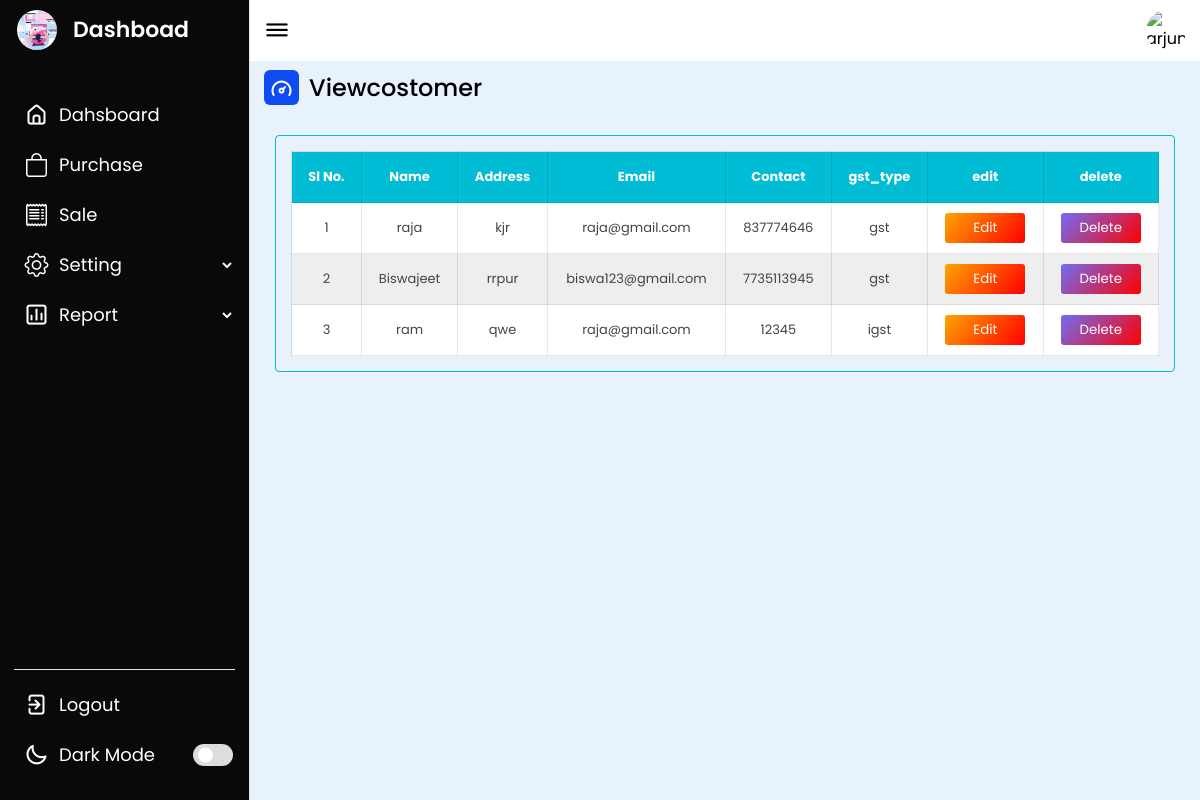
/viewcostomer.php (signed in), run on the app's committed database.
### tables this page shows
CREATE TABLE `costomer_master` (
  `costomer_id` int(100) NOT NULL,
  `costomer_name` varchar(100) NOT NULL,
  `costomer_address` varchar(100) NOT NULL,
  `costomer_email` varchar(100) NOT NULL,
  `costomer_contact` varchar(100) NOT NULL,
  `gst_type` varchar(100) NOT NULL
);

### viewcostomer.php (the view, shortened to what this page needs)
<?php
     include 'db.php';
     ?>
<!DOCTYPE html>
<html lang="en">
<head>
    <link rel="stylesheet" href="css/mystyle.css">
</head>
<body>
<?php
	include 'navbar.php';
	?>
    <section class="dashboard">
    <div class="top">
            <i class="uil uil-bars sidebar-toggle"></i>
            <img src="images/profile.jpeg" alt="arjun">
        </div>
        <div class="dash-content">
            <div class="overview">
                <div class="title">
                    <i class="uil uil-tachometer-fast-alt"></i>
                    <span class="text">Viewcostomer</span>
                </div>
                <div class="table_responsive" style="max-height: 600px;">
    <table>
      <thead>
          <tr>
            <th><strong>Sl No.</strong></th>
            <th><strong>Name</strong></th>
            <th><strong>Address</strong></th>
            <th><strong>Email</strong></th>
            <th><strong>Contact</strong></th>
            <th><strong>gst_type</strong></th>
            <th><strong>edit</strong></th>
            <th><strong>delete</strong></th>
          </tr>
    </thead>
          <?php
    $count=1;
    $sel_query="select * from costomer_master ORDER BY costomer_id asc;";
    $result = mysqli_query($con,$sel_query);
    while ($row =mysqli_fetch_array($result))
    {
    ?>
       <tr>
       <td align="center"><?php echo $count;?></td>
            <td align="center"><?php echo $row['costomer_name'];?></td>
            <td align="center"><?php echo $row['costomer_address'];?></td>
            <td align="center"><?php echo $row['costomer_email'];?></td>
            <td align="center"><?php echo $row['costomer_contact'];?></td>
            <td align="center"><?php echo $row['gst_type'];?></td>
            <td align="center">
            <a href="updatecostomer.php?vid=<?php echo $row['costomer_id'];?>">
              <button type="button" style="background: linear-gradient(
        130deg,
        orange,
        red
    ); color: #ffffff;
    border-radius: 3px; border: none;">Edit</button>
            </a>
            </td>
            <td align="center">
<a href="viewcostomer.php?id=<?php echo $row['costomer_id'];?>">
  <button type="button" onclick="return confirm('do you want to delete');" style="background: linear-gradient(
        130deg,
        #6f6df4,
        red
    ); color: #ffffff;
    border-radius: 3px; border: none;">Delete</button>
</a>
</td>
    </tr>
    <?php $count++; ?>
    <?php } ?>
    </table>
                </div>
            </div>
        </div>
    </section>
</body>
</html>

### css/mystyle.css (style rules this page uses)
* { box-sizing: border-box; }
.table_responsive { max-width: 900px; border: 1px solid #00bcd4; background-color: #efefef33; padding: 15px; overflow: auto; margin: auto; border-radius: 4px; }
table { width: 100%; font-size: 13px; color: #444; white-space: nowrap; border-collapse: collapse; }
table>thead { background-color: #00bcd4; color: #fff; }
table>thead th { padding: 15px; }
table th, table td { border: 1px solid #00000017; padding: 10px 15px; }
table>tbody>tr { background-color: #fff; transition: 0.3s ease-in-out; }
table>tbody>tr:nth-child(even) { background-color: rgb(238, 238, 238); }
button { width: 80px; height:30px; }

### css/style.css (style rules this page uses)
* { margin: 0; padding: 0; box-sizing: border-box; font-family: 'Poppins', sans-serif; }
:root { --primary-color: #0E4BF1; --panel-color: #FFF; --text-color: #000; --black-light-color: #707070; --border-color: #e6e5e5; --toggle-color: #DDD; --box1-color: #62a5ec; --box2-color: #FFE6AC; --box3-color: #E7D1FC; --box4-color: #87e6e3; --title-icon-color: #fff; --nav-color: #090909; --dash-color: #e7f2fd; --tran-05: all 0.5s ease; --tran-03: all 0.3s ease; --tran-03: all 0.2s ease; }
body { min-height: 100vh; background-color: var(--primary-color); }
.dashboard { position: relative; left: 250px; background-color: var(--dash-color); min-height: 100vh; width: calc(100% - 250px); padding: 10px 14px; transition: var(--tran-05); }
.dashboard .top { position: fixed; top: 0; left: 250px; display: flex; width: calc(100% - 250px); justify-content: space-between; align-items: center; padding: 10px 14px; background-color: var(--panel-color); transition: var(--tran-05); z-index: 10; }
.dashboard .top .sidebar-toggle { font-size: 26px; color: var(--text-color); cursor: pointer; }
.top img { width: 40px; border-radius: 50%; }
.dashboard .dash-content { padding-top: 0px; }
.dash-content .title { display: flex; align-items: center; margin: 60px 0 30px 0; }
.dash-content .title i { position: relative; height: 35px; width: 35px; background-color: var(--primary-color); border-radius: 6px; color: var(--title-icon-color); display: flex; align-items: center; justify-content: center; font-size: 24px; }
.dash-content .title .text { font-size: 24px; font-weight: 500; color: var(--text-color); margin-left: 10px; }

### data on the page
costomer_master: costomer_name "raja", costomer_address "kjr", costomer_email "raja@gmail.com", costomer_contact "837774646", gst_type "gst"
costomer_master: costomer_name "Biswajeet", costomer_address "rrpur", costomer_email "biswa123@gmail.com", costomer_contact "7735113945", gst_type "gst"
costomer_master: costomer_name "ram", costomer_address "qwe", costomer_email "raja@gmail.com", costomer_contact "12345", gst_type "igst"
